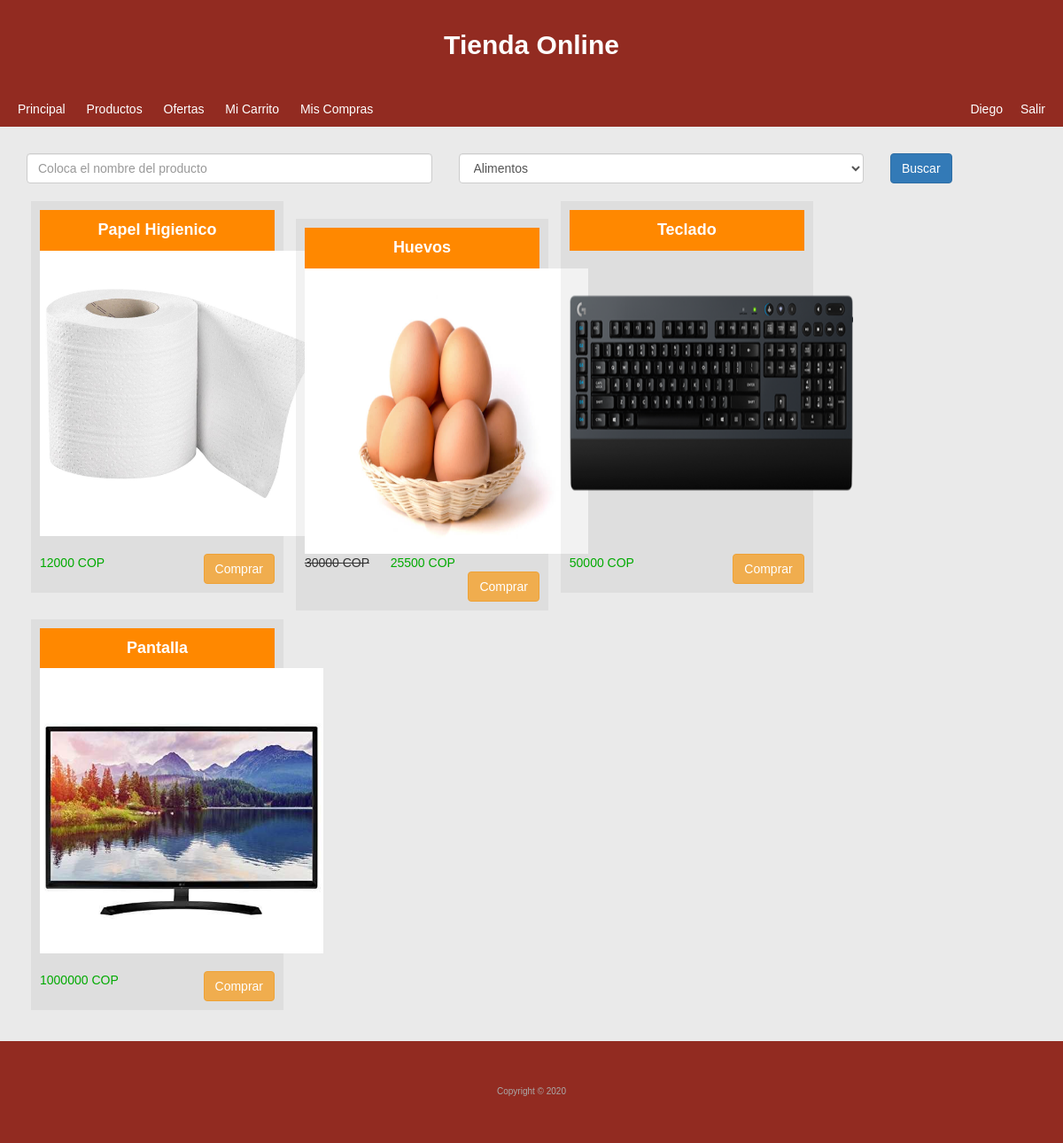
Screenshot of /?p=productos (signed in) with the database file from the repository.
### tables this page shows
CREATE TABLE `clientes` (
  `id` int(11) NOT NULL,
  `username` varchar(255) NOT NULL,
  `password` varchar(255) NOT NULL,
  `name` varchar(255) NOT NULL
);

CREATE TABLE `productos` (
  `id` int(11) NOT NULL,
  `price` float NOT NULL,
  `imagen` varchar(255) NOT NULL,
  `name` varchar(255) NOT NULL,
  `id_categoria` int(11) NOT NULL,
  `oferta` int(11) NOT NULL,
  `descargable` varchar(255) NOT NULL
);

### configs/funciones.php (called while the page is built, shortened)
	<?php
function nombre_cliente($id_cliente){
	$mysqli = connect();
	$q = $mysqli->query("SELECT * FROM clientes WHERE id = '$id_cliente'");
	$r = mysqli_fetch_array($q);
	return $r['name'];
}
function connect(){
	$host_mysql = "localhost";
	$user_mysql = "root";
	$pass_mysql = "";
	$db_mysql = "tienda";
 	$mysqli = mysqli_connect($host_mysql,$user_mysql,$pass_mysql,$db_mysql);
	return $mysqli;
}
?>

### configs/config.php (called while the page is built, shortened)
<?php
	$divisa = "COP";
?>

### modulos/productos.php (the view, shortened to what this page needs)
	<?php
if(isset($busq) && isset($cat)){
	$q = $mysqli->query("SELECT * FROM productos WHERE name like '%$busq%' AND id_categoria = '$cat'");
}elseif(isset($cat) && !isset($busq)){
	$q = $mysqli->query("SELECT * FROM productos WHERE id_categoria = '$cat' ORDER BY id DESC");
}elseif(isset($busq) && !isset($cat)){
	$q = $mysqli->query("SELECT * FROM productos WHERE name like '%$busq%'");
}elseif(!isset($busq) && !isset($cat)){
	$q = $mysqli->query("SELECT * FROM productos ORDER BY id DESC");
}else{
	$q = $mysqli->query("SELECT * FROM productos ORDER BY id DESC");
}
?>
	<form method="post" action="">
		<div class="row">
			<div class="col-md-5">
				<div class="form-group">
					<input type="text" class="form-control" name="busq" placeholder="Coloca el nombre del producto"/>
				</div>
			</div>
			<div class="col-md-5">
				<select id="categoria" name="cat" class="form-control">
					<?php
					$cats = $mysqli->query("SELECT * FROM categorias ORDER BY categoria ASC");
					while($rcat = mysqli_fetch_array($cats)){
						?>
						<option value="<?=$rcat['id']?>"><?=$rcat['categoria']?></option>
						<?php
					}
					?>
				</select>
			</div>
			<div class="col-md-2">
				<button type="submit" class="btn btn-primary" name="buscar">Buscar</button>
			</div>
		</div>
	</form>
<?php
while($r=mysqli_fetch_array($q)){
	$preciototal = 0;
			if($r['oferta']>0){
				if(strlen($r['oferta'])==1){
					$desc = "0.0".$r['oferta'];
				}else{
					$desc = "0.".$r['oferta'];
				}
				$preciototal = $r['price'] -($r['price'] * $desc);
			}else{
				$preciototal = $r['price'];
			}
	?>
		<div class="producto">
			<div class="name_producto"><?=$r['name']?></div>
			<div><img class="img_producto" src="productos/<?=$r['imagen']?>"/></div>
			<?php
			if($r['oferta']>0){
				?>
				<del><?=$r['price']?> <?=$divisa?></del> <span class="precio"> <?=$preciototal?> <?=$divisa?> </span>
				<?php
			}else{
				?>
				<span class="precio"><br><?=$r['price']?> <?=$divisa?></span>
				<?php
			}
			?>
			<button class="btn btn-warning pull-right" onclick="agregar_carro('<?=$r['id']?>');">Comprar</i></button>
		</div>
	<?php
}
?>

### index.php (shortened to what this page needs)
<?php
include "configs/config.php";
include "configs/funciones.php";
if(!isset($p)){
	$p = "principal";
}else{
	$p = $p;
}
?>
<!DOCTYPE html>
<html>
<head>
	<link rel="stylesheet" href="css/estilo.css"/>
	<link rel="stylesheet" href="bootstrap/css/bootstrap.css"/>
</head>
<body>
	<div class="header">
		Tienda Online
	</div>
	<div class="menu">
		<a href="?p=principal">Principal</a>
		<a href="?p=productos">Productos</a>
		<a href="?p=ofertas">Ofertas</a>
		<?php
		if(isset($_SESSION['id_cliente'])){
		?>
		<a href="?p=carrito">Mi Carrito</a>
		<a href="?p=miscompras">Mis Compras</a>
		<?php
		}else{
			?>
				<a href="?p=registro" class="pull-right subir">Registrate</a>
				<a href="?p=login" class="pull-right subir">Iniciar Sesión</a>
			<?php
		}
		?>
		<?php
			if(isset($_SESSION['id_cliente'])){
		?>
		<a class="pull-right subir" href="?p=salir">Salir</a>
		<a class="pull-right subir" href="#"><?=nombre_cliente($_SESSION['id_cliente'])?></a>
		<?php
			}
		?>
	</div>
	<div class="cuerpo">
		<?php
			if(file_exists("modulos/".$p.".php")){
				include "modulos/".$p.".php";
			}else{
				echo "<i>No se ha encontrado la página <b>".$p."</b> <a href='./'>Regresar</a></i>";
			}
		?>
	</div>
	<div class="footer">
		Copyright &copy; <?=date("Y")?>
	</div>
</body>
</html>

### css/estilo.css (style rules this page uses)
* { font-family: arial; }
body { padding:0; margin:0; }
a { text-decoration: none; color:#fff; }
.header { background:#922b21; color:#fff; padding:30px; text-align: center; font-size:30px; font-weight: bold; }
.menu { padding:10px; background: #922b21; }
.menu a { text-decoration: none; color:#fff; background:#922b21; padding:10px; }
.cuerpo { background: #eaeaea; padding:30px; min-height:440px; }
.footer { background:#922b21; color:#aaa; text-align:center; font-size:10px; padding:50px; }
.producto { display:inline-block; width:25%; padding:10px; background: rgba(0,0,0,0.05); color:#333; margin:5px; }
.img_producto { text-align: center; width:320px; height:322px; }
.name_producto { padding:10px; color:#fff; background:#ff8800; text-align: center; font-size:18px; font-weight: bold; }
.precio { color:#00aa00; padding:20px; }
.subir { position: relative; bottom: 10px; }

### rows the page displays
clientes: name "Diego"
productos: name "Papel Higienico", imagen (picture), price "12000"
productos: name "Huevos", imagen (picture), price "30000", preciototal "25500"
productos: name "Teclado", imagen (picture), price "50000"
productos: name "Pantalla", imagen (picture), price "1000000"

### other values shown
form field cat "Alimentos"
